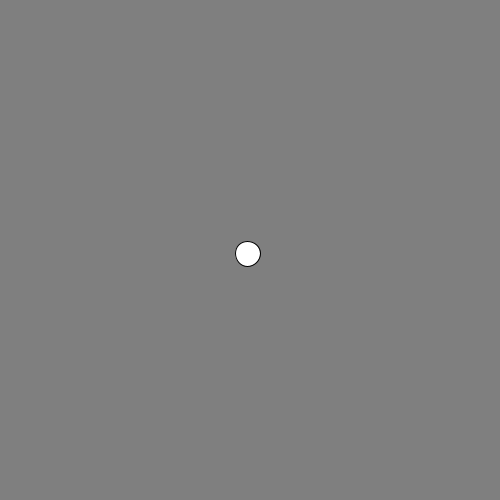
Frame 1 (no input)
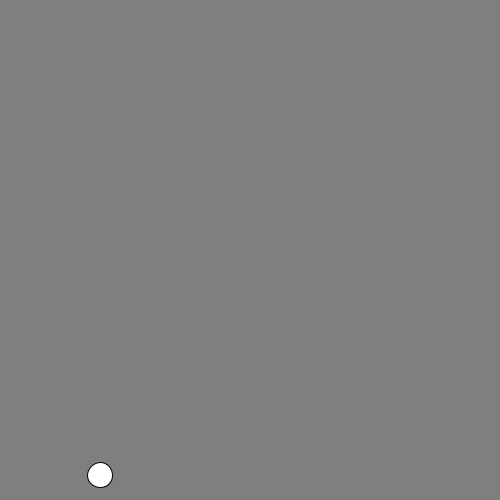
Frame 60 (the mouse pressed at the canvas centre just before this capture)
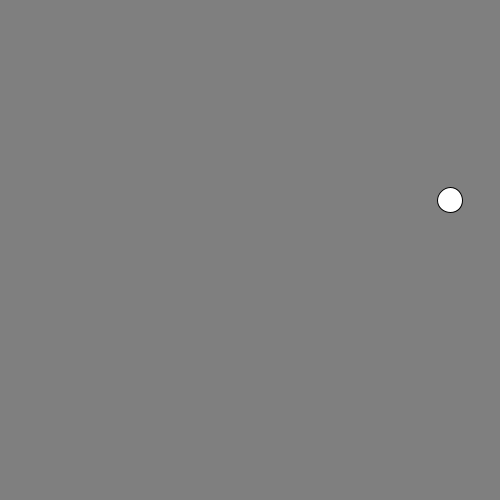
Frame 120 (the mouse held since frame 60 and released just before this capture)

The Processing sketch that drew these frames (run headless with seeded random() and noise(); from frame 60 on, the mouse is pressed at the canvas centre):

// Processing sketch: motion_01
// ── motion_01.pde
// position
float x;
float y;
// speed
float speed_x = -2.5;
float speed_y = 3.75;
float size = 25;

void setup(){
  size(500,500);
  background(127);
  
  // place the ball in the center of our screen
  x = width / 2;
  y = height / 2;
  
}

void draw(){
  
  background(127);
  
  // add the speed value to the position
  x += speed_x;
  y += speed_y;
  
  // wrap around the screen
  x = (x + width) % width;
  y = (y + height) % height;
  
  circle(x, y, size);
}
